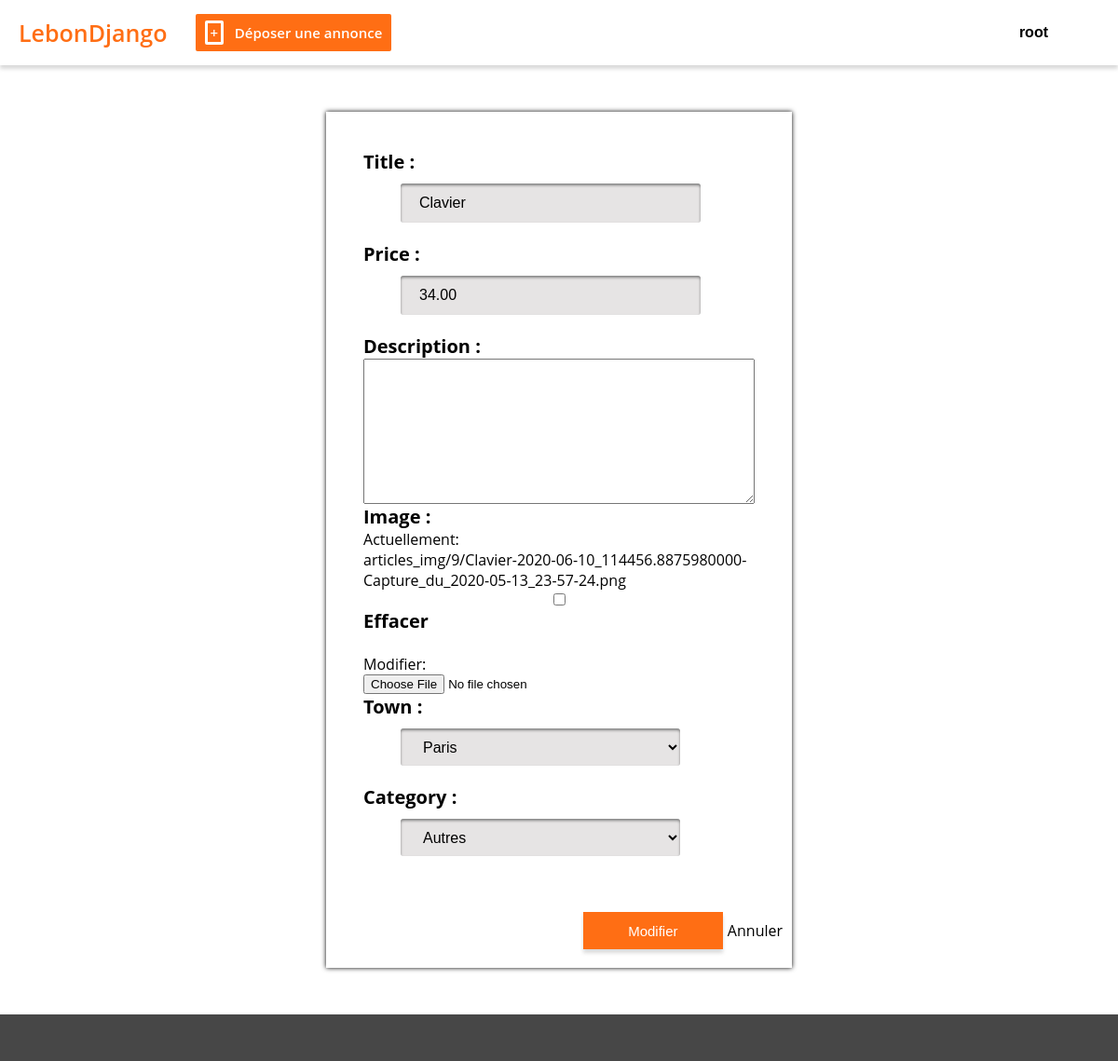
The page /article/update/26 (signed in) on the database its author committed.
### user/models.py (models this page shows, shortened)
class Account(AbstractBaseUser, PermissionsMixin):
    email = models.EmailField(unique=True, max_length=50)
    username = models.CharField(max_length=50)
    phone = models.CharField(max_length=50, null=True)
    date_of_birth = models.DateField(blank=True, null=True)
    picture = models.ImageField(blank=True, null=True)
    saved_articles = models.ManyToManyField("articles.Articles")
    is_active = models.BooleanField(default=True)
    date_joined = models.DateTimeField(default=timezone.now)
    last_login = models.DateTimeField(null=True)
    is_staff = models.BooleanField(default=False)
    is_admin = models.BooleanField(default=False)
    is_superuser = models.BooleanField(default=False)
    USERNAME_FIELD = "email"
    REQUIRED_FIELDS = ["username"]
    objects = AccountManager()

### articles/models.py (models this page shows, shortened)
class Articles(models.Model):
    title = models.CharField(max_length=150, null=False)
    price = models.DecimalField(max_digits=100000, decimal_places=2, null=False)
    description = models.TextField(null=True, blank=True)
    image = models.ImageField(upload_to=image_path, null=True, blank=True)
    timestamp = models.DateTimeField(auto_now_add=True, verbose_name="Date de parution")
    town = models.ForeignKey("Town", on_delete=models.SET_NULL, null=True)
    accepted = models.BooleanField(default=False)
    category = models.ForeignKey("Category", on_delete=models.CASCADE)
    owner = models.ForeignKey("user.Account", on_delete=models.CASCADE, null=True)
    class Meta:
        verbose_name = "Articles"
        ordering = ["-timestamp"]

### articles/views.py (the view)
# urls.py: path("article/update/<int:id>", views.update_view, name="update_article"),
@login_required(login_url="/user/login")
def update_view(request, id):
    instance = get_object_or_404(Articles, id=id)
    if request.POST:
        form = ArticleForm(request.POST, request.FILES or None, instance=instance)
        if form.is_valid():
            form.save()
            return redirect("user_ad")
    else:
        form = ArticleForm(instance=instance)
    return render(request, "articles/update_article.html", {"form": form})

### articles/forms.py
class ArticleForm(forms.ModelForm):
    class Meta:
        model = Articles
        fields = [
            "title",
            "price",
            "description",
            "image",
            "town",
            "category",
        ]

### articles/models.py (called while the page is built)
    def __str__(self):
        return self.name

    def __str__(self):
        return self.name

### articles/templates/articles/update_article.html
{% extends 'base.html' %}
{% block content%}
    <div>
        <form action="" method="POST" class="form" enctype="multipart/form-data"> {% csrf_token %}
            <div class="inputForm">{{form }}</div>
            <div class="btnDisplay" style="margin-bottom: 20px">
                <input type="submit" value="Modifier" class="updateBtn" />
                <div class="cancelBtn"><a href="{% url 'user_ad' %}">Annuler</a></div>
            </div>
        </form>
    </div>
{% endblock %}

### templates/navbar.html (shortened to what this page needs)
<head>
  {% load static %}
  <link href="{% static 'css/navbar.css' %}" rel="stylesheet" media="screen" />
</head>
  <nav class="navbar">
    <div class="list leftList">
        <a class="mainBtn" href="{% url 'articles:index' %}">LebonDjango</a>
        <a href="{% url 'articles:add' %}">
          <div class="adButton">
              <span class="adIcon">+</span> &nbsp
              Déposer une annonce
            </div>
        </a>
    </div>
    <div class="list rightList">
    {% if request.user.is_authenticated %}
      <div class="dropdown" style="float:right; margin-right: 50px;">
        <button class="dropbtn">{{request.user.username}}</button>
      </div>
    {% else %}
            <a href="{% url 'login' %}">Se connecter</a>
    {% endif %}
  </nav>

### static/css/template.css (style rules this page uses)
html, body { height: 100vh; }
body { margin: 0; font-family: Open Sans, sans-serif, Arial; display: flex; flex-direction: column; }
a { color: inherit; text-decoration: none; }

### static/css/form.css (style rules this page uses)
.form { display: flex; flex-direction: column; justify-content: space-around; margin: 50px auto 50px auto; width: 500px; min-height: 400px; box-shadow: 0 0px 5px 0 black; }
.inputForm { display: flex; flex-direction: column; padding: 40px; }
.inputForm > input[type='email'], .inputForm > input[type='text'], .inputForm > input[type='number'], .inputForm > input[type='password'], .inputForm > select { height: 40px; max-width: 300px; margin-left: 40px; margin-bottom: 20px; margin-top: 10px; background-color: rgb(230, 228, 228); border: none; box-shadow: inset 0px 2px 3px grey; padding-left: 20px; font-size: 16px; border-radius: 3px; }
.inputForm > label { font-size: 20px; font-weight: bold; }
.btnDisplay { display: flex; justify-content: flex-end; }
.updateBtn { height: 40px; width: 150px; max-width: 150px; background-color: #ff6e14; color: white; border: none; font-size: 15px; cursor: pointer; box-shadow: 0 4px 4px 0 rgba(0, 0, 0, 0.15); }
.cancelBtn { display: flex; align-items: center; background-color: inherit; border: none; margin-right: 10px; margin-left: 5px; cursor: pointer; }

### static/css/navbar.css (style rules this page uses)
.navbar { height: 70px; min-height: 70px; width: 100%; position: relative; background-color: white; display: flex; justify-content: space-between; font-size: 15px; font-weight: 600; z-index: 1000; box-shadow: 0 4px 4px 0 rgba(0, 0, 0, 0.15); }
.list { display: flex; justify-content: space-between; align-items: center; }
.rightList { margin-right: 20px; }
.leftList { margin-left: 20px; }
.adButton { height: 20px; background-color: #ff6e14; color: white; padding: 10px; margin: 0px 10px 0px 30px; border-radius: 2px; }
.adIcon { border: 3px solid white; padding: 0px 3px 0px 3px; border-radius: 2px; }
.mainBtn { font-size: 25px; color: #ff6e14; }
.dropbtn { background-color: white; border: none; padding: 5px; font-size: 16px; font-weight: 600; }
.dropdown { position: relative; display: inline-block; }

### rows shown on the page
Account: user.username "root"
Articles: title "Clavier", price "34.00", town "Paris", category "Autres"
